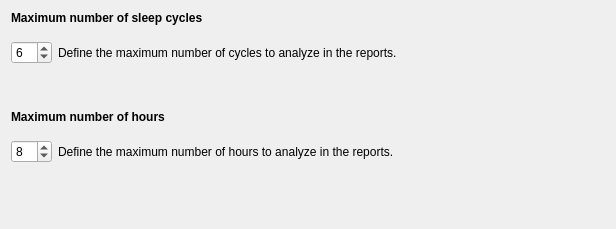
<?xml version="1.0" encoding="UTF-8"?>
<ui version="4.0">
 <class>HoursCyclesStep</class>
 <widget class="QWidget" name="HoursCyclesStep">
  <property name="geometry">
   <rect>
    <x>0</x>
    <y>0</y>
    <width>616</width>
    <height>229</height>
   </rect>
  </property>
  <property name="windowTitle">
   <string/>
  </property>
  <property name="styleSheet">
   <string notr="true">font: 12pt &quot;Roboto&quot;;</string>
  </property>
  <layout class="QVBoxLayout" name="verticalLayout">
   <item>
    <widget class="QLabel" name="label_2">
     <property name="text">
      <string>&lt;html&gt;&lt;head/&gt;&lt;body&gt;&lt;p&gt;&lt;span style=&quot; font-weight:600;&quot;&gt;Maximum number of sleep cycles&lt;/span&gt;&lt;/p&gt;&lt;/body&gt;&lt;/html&gt;</string>
     </property>
    </widget>
   </item>
   <item>
    <spacer name="verticalSpacer_4">
     <property name="orientation">
      <enum>Qt::Orientation::Vertical</enum>
     </property>
     <property name="sizeType">
      <enum>QSizePolicy::Policy::Fixed</enum>
     </property>
     <property name="sizeHint" stdset="0">
      <size>
       <width>20</width>
       <height>10</height>
      </size>
     </property>
    </spacer>
   </item>
   <item>
    <layout class="QHBoxLayout" name="horizontalLayout_2">
     <item>
      <widget class="QSpinBox" name="spinBox_cycles">
       <property name="minimum">
        <number>1</number>
       </property>
       <property name="maximum">
        <number>12</number>
       </property>
       <property name="value">
        <number>6</number>
       </property>
      </widget>
     </item>
     <item>
      <widget class="QLabel" name="label_4">
       <property name="text">
        <string>Define the maximum number of cycles to analyze in the reports.</string>
       </property>
      </widget>
     </item>
     <item>
      <spacer name="horizontalSpacer_2">
       <property name="orientation">
        <enum>Qt::Orientation::Horizontal</enum>
       </property>
       <property name="sizeHint" stdset="0">
        <size>
         <width>40</width>
         <height>20</height>
        </size>
       </property>
      </spacer>
     </item>
    </layout>
   </item>
   <item>
    <spacer name="verticalSpacer_2">
     <property name="orientation">
      <enum>Qt::Orientation::Vertical</enum>
     </property>
     <property name="sizeType">
      <enum>QSizePolicy::Policy::Minimum</enum>
     </property>
     <property name="sizeHint" stdset="0">
      <size>
       <width>20</width>
       <height>40</height>
      </size>
     </property>
    </spacer>
   </item>
   <item>
    <widget class="QLabel" name="label">
     <property name="enabled">
      <bool>true</bool>
     </property>
     <property name="text">
      <string>&lt;html&gt;&lt;head/&gt;&lt;body&gt;&lt;p&gt;&lt;span style=&quot; font-weight:600;&quot;&gt;Maximum number of hours&lt;/span&gt;&lt;/p&gt;&lt;/body&gt;&lt;/html&gt;</string>
     </property>
    </widget>
   </item>
   <item>
    <spacer name="verticalSpacer_3">
     <property name="orientation">
      <enum>Qt::Orientation::Vertical</enum>
     </property>
     <property name="sizeType">
      <enum>QSizePolicy::Policy::Fixed</enum>
     </property>
     <property name="sizeHint" stdset="0">
      <size>
       <width>20</width>
       <height>10</height>
      </size>
     </property>
    </spacer>
   </item>
   <item>
    <layout class="QHBoxLayout" name="horizontalLayout">
     <item>
      <widget class="QSpinBox" name="spinBox_hours">
       <property name="enabled">
        <bool>true</bool>
       </property>
       <property name="minimum">
        <number>1</number>
       </property>
       <property name="maximum">
        <number>48</number>
       </property>
       <property name="value">
        <number>8</number>
       </property>
      </widget>
     </item>
     <item>
      <widget class="QLabel" name="label_3">
       <property name="enabled">
        <bool>true</bool>
       </property>
       <property name="text">
        <string>Define the maximum number of hours to analyze in the reports.</string>
       </property>
      </widget>
     </item>
     <item>
      <spacer name="horizontalSpacer">
       <property name="orientation">
        <enum>Qt::Orientation::Horizontal</enum>
       </property>
       <property name="sizeHint" stdset="0">
        <size>
         <width>40</width>
         <height>20</height>
        </size>
       </property>
      </spacer>
     </item>
    </layout>
   </item>
   <item>
    <spacer name="verticalSpacer">
     <property name="orientation">
      <enum>Qt::Orientation::Vertical</enum>
     </property>
     <property name="sizeHint" stdset="0">
      <size>
       <width>20</width>
       <height>9</height>
      </size>
     </property>
    </spacer>
   </item>
  </layout>
 </widget>
 <resources>
  <include location="../../../../../snooz-toolbox/src/main/python/ui/themes/themes.qrc"/>
 </resources>
 <connections/>
</ui>
